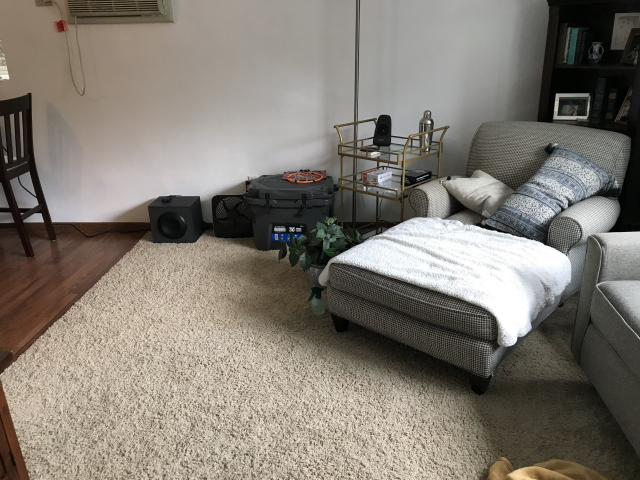
#> input picture image-stitching/images/living2/left.jpg, 1280 x 960 px (shown at 1/2 size)
$ python two-pic-SIFT-stitching.py
#> lines starting #> are read from the running program, lines starting #| are printed output that depends on the picture; after the words box and inside, x2 and y2 are one past the last pixel; in counts of white or black regions, pixels touching at a corner belong together
# import the necessary packages
import numpy as np
import imutils
import cv2

# tutorial: https://www.pyimagesearch.com/2016/01/11/opencv-panorama-stitching/
# uses SIFT

class Stitcher:
	def __init__(self):
		# determine if we are using OpenCV v3.X
		self.isv3 = imutils.is_cv3(or_better=True)


	def stitch(self, images, ratio=0.75, reprojThresh=4.0, showMatches=False):
		# unpack the images, then detect keypoints and extract Local invariant descriptors from them
		(imageB, imageA) = images # list of two images, [left, right]
		(kpsA, featuresA) = self.detectAndDescribe(imageA)
		(kpsB, featuresB) = self.detectAndDescribe(imageB)

		# match features between the two images
		M = self.matchKeypoints(kpsA, kpsB, featuresA, featuresB, ratio, reprojThresh)

		# if the match is None, then there aren't enough matched keypoints to create a panorama
		if M is None:
			return None

		# otherwise, apply a perspective warp to stitch the images together
		(matches, H, status) = M
		result = cv2.warpPerspective(imageA, H,
			(imageA.shape[1] + imageB.shape[1], imageA.shape[0]))
		result[0:imageB.shape[0], 0:imageB.shape[1]] = imageB

		# check to see if the keypoint matches should be visualized
		if showMatches:
			vis = self.drawMatches(imageA, imageB, kpsA, kpsB, matches,
				status)

			# return a tuple of the stitched image and the
			# visualization
			return (result, vis)

		# return the stitched image
		return result

	def detectAndDescribe(self, image):
		# convert the image to grayscale
		gray = cv2.cvtColor(image, cv2.COLOR_BGR2GRAY)

		# check to see if we are using OpenCV 3.X
		if self.isv3:
			# detect and extract features from the image
			descriptor = cv2.xfeatures2d.SIFT_create()
			(kps, features) = descriptor.detectAndCompute(image, None)

		# otherwise, we are using OpenCV 2.4.X
		else:
			# detect keypoints in the image
			detector = cv2.FeatureDetector_create("SIFT")
			kps = detector.detect(gray)

			# extract features from the image
			extractor = cv2.DescriptorExtractor_create("SIFT")
			(kps, features) = extractor.compute(gray, kps)

		# convert the keypoints from KeyPoint objects to NumPy
		# arrays
		kps = np.float32([kp.pt for kp in kps])

		# return a tuple of keypoints and features
		return (kps, features)

	def matchKeypoints(self, kpsA, kpsB, featuresA, featuresB, ratio, reprojThresh):
		# compute the raw matches and initialize the list of actual matches
		matcher = cv2.DescriptorMatcher_create("BruteForce")
		rawMatches = matcher.knnMatch(featuresA, featuresB, 2)
		matches = []

		# loop over the raw matches
		for m in rawMatches:
			# ensure the distance is within a certain ratio of each other (i.e. Lowe's ratio test)
			if len(m) == 2 and m[0].distance < m[1].distance * ratio:
				matches.append((m[0].trainIdx, m[0].queryIdx))

					# computing a homography requires at least 4 matches
		if len(matches) > 4:
			# construct the two sets of points
			ptsA = np.float32([kpsA[i] for (_, i) in matches])
			ptsB = np.float32([kpsB[i] for (i, _) in matches])

			# compute the homography between the two sets of points
			(H, status) = cv2.findHomography(ptsA, ptsB, cv2.RANSAC,
				reprojThresh)

			# return the matches along with the homograpy matrix
			# and status of each matched point
			return (matches, H, status)

		# otherwise, no homograpy could be computed
		return None


	def drawMatches(self, imageA, imageB, kpsA, kpsB, matches, status):
		# initialize the output visualization image
		(hA, wA) = imageA.shape[:2]
		(hB, wB) = imageB.shape[:2]
		vis = np.zeros((max(hA, hB), wA + wB, 3), dtype="uint8")
		vis[0:hA, 0:wA] = imageA
		vis[0:hB, wA:] = imageB

		# loop over the matches
		for ((trainIdx, queryIdx), s) in zip(matches, status):
			# only process the match if the keypoint was successfully
			# matched
			if s == 1:
				# draw the match
				ptA = (int(kpsA[queryIdx][0]), int(kpsA[queryIdx][1]))
				ptB = (int(kpsB[trainIdx][0]) + wA, int(kpsB[trainIdx][1]))
				cv2.line(vis, ptA, ptB, (0, 255, 0), 1)

		# return the visualization
		return vis

# load the two images and resize them to have a width of 400 pixels
# (for faster processing)
left_filepath = "images/living2/left.jpg"
right_filepath = "images/living2/right.jpg"


imageA = cv2.imread(left_filepath)
#> imageA is the input picture: shape (960, 1280, 3); mean B, G, R 114.4, 123.3, 129.5
imageB = cv2.imread(right_filepath)
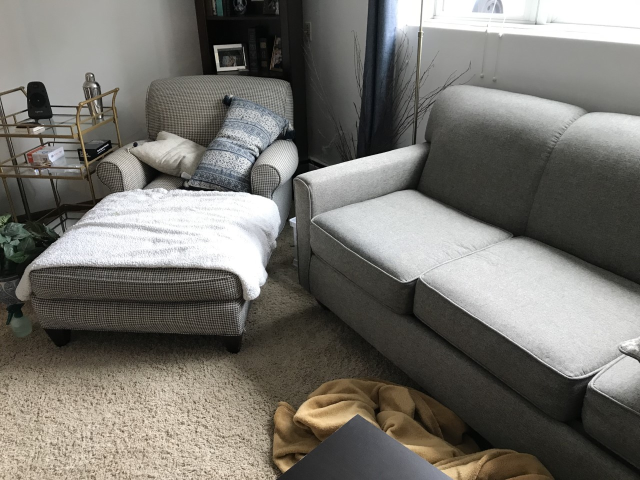
#> input picture image-stitching/images/living2/right.jpg, 1280 x 960 px (shown at 1/2 size)
#> imageB is the input picture: shape (960, 1280, 3); mean B, G, R 109.9, 115.8, 118.1
imageA = imutils.resize(imageA, width=400)
#> imageA: shape (300, 400, 3)
imageB = imutils.resize(imageB, width=400)
#> imageB: shape (300, 400, 3)

# stitch the images together to create a panorama
stitcher = Stitcher()
(result, vis) = stitcher.stitch([imageA, imageB], showMatches=True)
#> in detectAndDescribe, `gray = cv2.cvtColor(image, cv2.COLOR_BGR2GRAY)`:
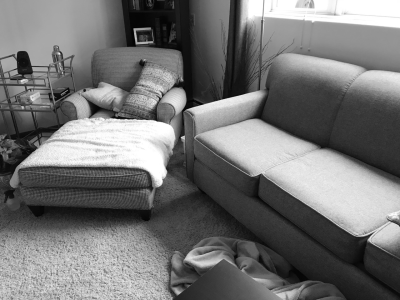
#> gray: shape (300, 400); min 1, max 255, mean 115.8
#> in detectAndDescribe, `kps = detector.detect(gray)`: kps = 410 keypoints; strongest (x, y, size): (141, 148, 37.7), (95, 109, 9.9), (183, 138, 2.6), (177, 99, 11.3)
#> in detectAndDescribe, `kps = np.float32([kp.pt for kp in kps])`: kps = 410 pairs, first value 2.35 to 394.2, second value 5.23 to 294.1
#> in stitch, `(kpsA, featuresA) = self.detectAndDescribe(imageA)`: kpsA has the same summary as kps in detectAndDescribe
#> in detectAndDescribe (call 2), `gray = cv2.cvtColor(image, cv2.COLOR_BGR2GRAY)`:
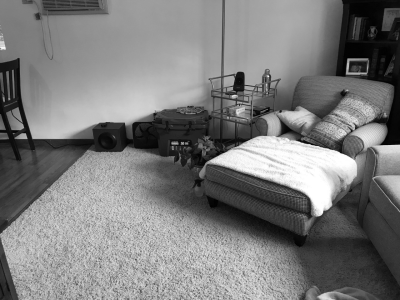
#> gray: shape (300, 400); min 1, max 255, mean 124.2
#> in detectAndDescribe (call 2), `kps = detector.detect(gray)`: kps = 435 keypoints; strongest (x, y, size): (313, 174, 41.5), (286, 129, 9.6), (234, 159, 16.8), (321, 202, 14)
#> in detectAndDescribe (call 2), `kps = np.float32([kp.pt for kp in kps])`: kps = 435 pairs, first value 2.63 to 396, second value 5.09 to 296.5
#> in stitch, `(kpsB, featuresB) = self.detectAndDescribe(imageB)`: kpsB has the same summary as kps in detectAndDescribe
#> in matchKeypoints, `rawMatches = matcher.knnMatch(featuresA, featuresB, 2)`: rawMatches = 410 matches
#> after the loop in matchKeypoints, `for m in rawMatches:`: matches = 101 pairs, first value 91 to 419, second value 2 to 403
#> in matchKeypoints, `ptsA = np.float32([kpsA[i] for (_, i) in matches])`: ptsA = 101 pairs, first value 4.32 to 368.9, second value 28.53 to 267.7
#> in matchKeypoints, `ptsB = np.float32([kpsB[i] for (i, _) in matches])`: ptsB = 101 pairs, first value 90.25 to 385.1, second value 59.25 to 292.2
#> in matchKeypoints, `(H, status) = cv2.findHomography(ptsA, ptsB, cv2.RANSAC, reprojThresh)`: H = [[0.368, -0.17, 240.2], [-0.0457, 0.862, 27.69], [-0.0015, 0.00044, 1]]; status = 101 values, max 1 at index 1, min 0 at index 0, mean 0.861
#> in stitch, `result[0:imageB.shape[0], 0:imageB.shape[1]] = imageB`:
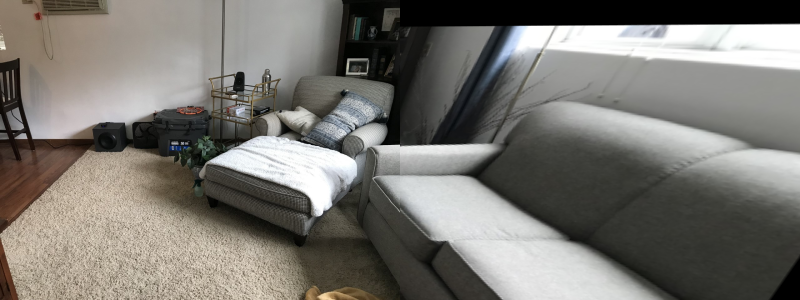
#> result: shape (300, 800, 3); mean B, G, R 112.9, 118.4, 121
#> in drawMatches, `vis[0:hA, 0:wA] = imageA`:
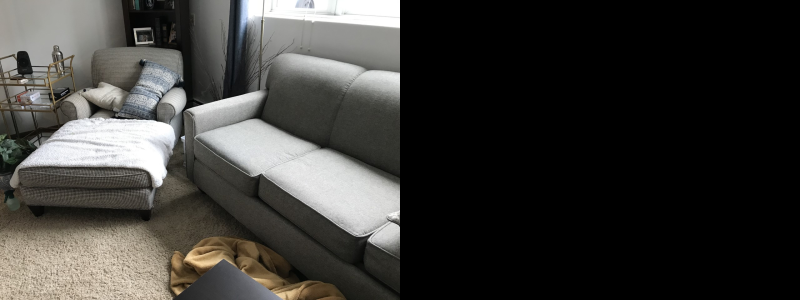
#> vis: shape (300, 800, 3); mean B, G, R 54.9, 57.9, 59.1
#> in drawMatches, `vis[0:hB, wA:] = imageB`:
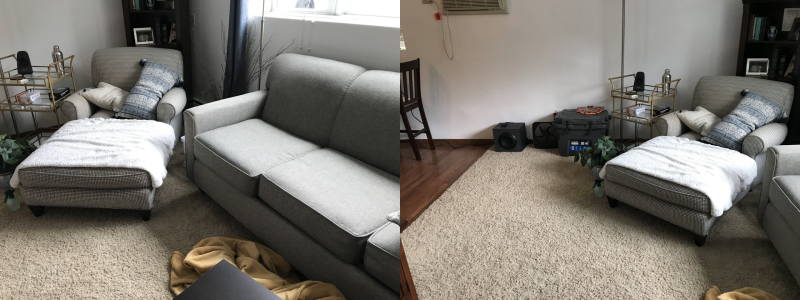
#> vis: shape (300, 800, 3); mean B, G, R 112.2, 119.6, 123.8
#> the loop in drawMatches, `for ((trainIdx, queryIdx), s) in zip(matches, status):` made 101 passes
#> (trainIdx, queryIdx, s, ptA, ptB) on passes 2 to 13: (208, 10, [1], (7, 81), (623, 95)), (209, 11, [1], (7, 81), (623, 95)), (180, 13, [1], (7, 148), (607, 146)), (181, 14, [1], (7, 148), (607, 146)), (179, 17, [1], (9, 155), (606, 152)), (161, 19, [1], (9, 192), (598, 181)), (182, 20, [1], (9, 151), (607, 149)), (222, 21, [1], (10, 64), (629, 81)), (165, 23, [1], (11, 196), (599, 185)), (210, 24, [1], (12, 99), (624, 110)), (170, 28, [1], (13, 181), (601, 172)), (229, 43, [1], (22, 80), (633, 96))
#> (ptA, ptB) on passes 61 to 66: ((134, 29), (748, 59)), ((138, 40), (749, 70)), ((138, 33), (751, 63)), ((140, 116), (724, 144)), ((141, 36), (754, 67)), ((141, 81), (737, 111))
#> after the loop in drawMatches, `for ((trainIdx, queryIdx), s) in zip(matches, status):`:
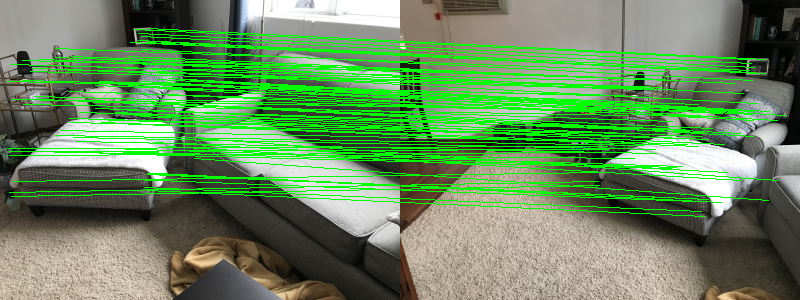
#> vis: shape (300, 800, 3); 16.11% of pixels changed, all inside (x1, y1, x2, y2) = (7, 28, 786, 217)

# show the images
cv2.imshow("Image A", imageA)
cv2.imshow("Image B", imageB)
cv2.imshow("Keypoint Matches", vis)
cv2.imshow("Result", result)
cv2.waitKey(0)
